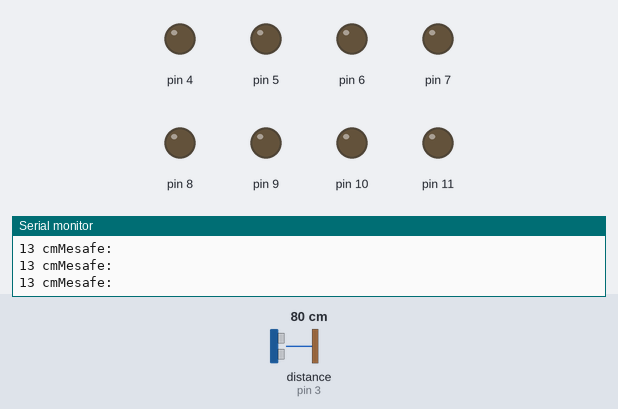
This sketch was run on a simulated Arduino Uno, built with avr-gcc and run on an emulated ATmega328P. On the bench: output pins drawn as LEDs (lit = HIGH), the last lines printed to the serial monitor. Wiring (inferred from the names in the program): ultrasonic range finder: trigger pin 2; echo pin 3. The inputs (shaded band) are chosen by the test bench; at power-on: distance to the obstacle (sensor on pin 3) 80 cm. The echo pulse lasts 58.3 µs per cm; pins used as bus, display or sensor lines are not drawn.

Above: at 1.2 s.
1.3 s: distance to the obstacle (sensor on pin 3) set to 63 cm
4.3 s: distance to the obstacle (sensor on pin 3) set to 53 cm
At 4.6 s:
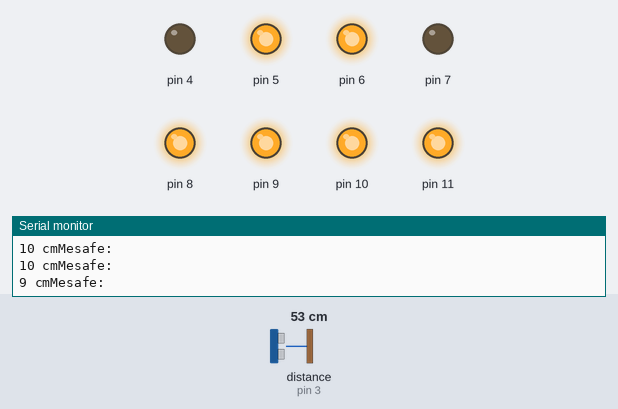
5.8 s: distance to the obstacle (sensor on pin 3) set to 47 cm
At 6.8 s:
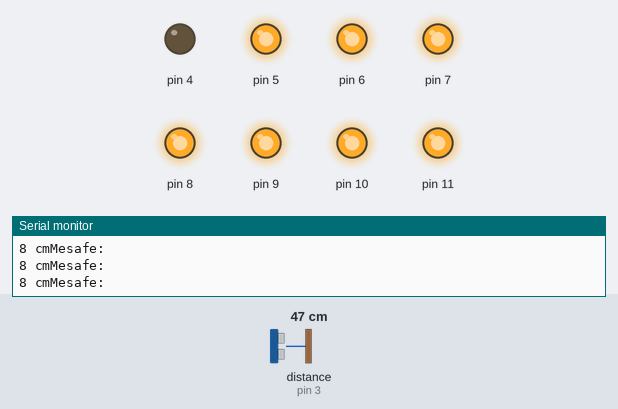
7.3 s: distance to the obstacle (sensor on pin 3) set to 41 cm
At 7.8 s:
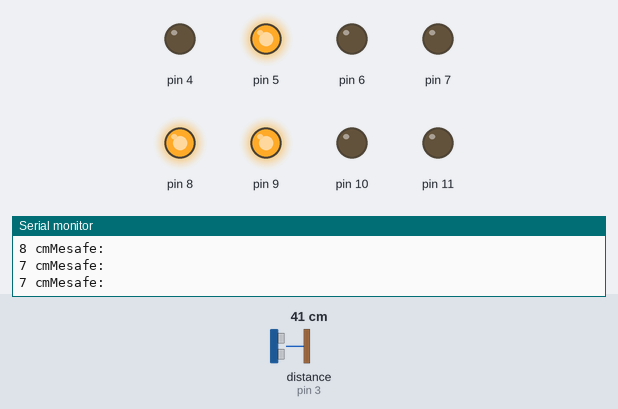
8.9 s: distance to the obstacle (sensor on pin 3) set to 2 cm
At 9.7 s:
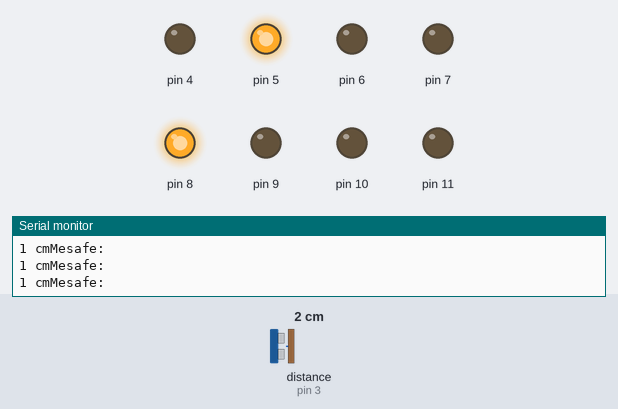
10.4 s: distance to the obstacle (sensor on pin 3) set to 9 cm
At 11.3 s:
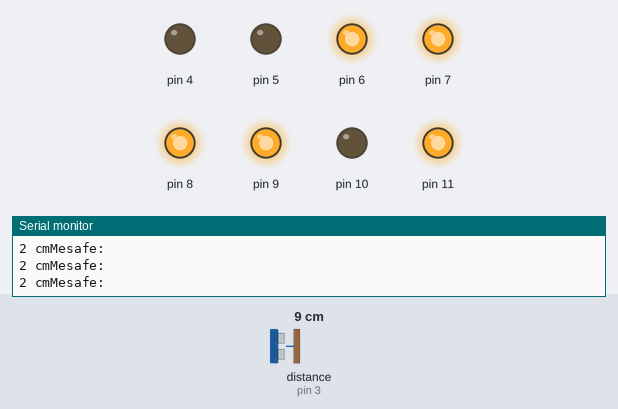
Timing chart, 0 to 12.9 s (numbered marks = the images above; inputs shaded):
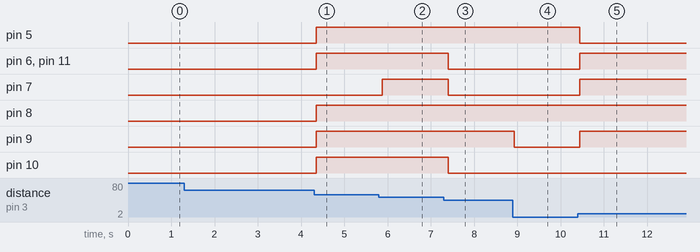

Measured:
- the behaviour switches between 58 and 57 cm on distance to the obstacle (sensor on pin 3) (found by bisection; images 0 and 1)
- the behaviour switches between 51 and 50 cm on distance to the obstacle (sensor on pin 3) (found by bisection; images 1 and 2)
- the behaviour switches between 45 and 44 cm on distance to the obstacle (sensor on pin 3) (found by bisection; images 2 and 3)
- after the input at 4.3 s, pin 5, pin 6, pin 8–11: LOW → HIGH after 0.05 s
- after the input at 5.8 s, pin 7: LOW → HIGH after 0.08 s
- after the input at 7.3 s, pin 6, pin 7, pin 10, pin 11: HIGH → LOW after 0.11 s
- after the input at 8.9 s, pin 9: HIGH → LOW at once
- after the input at 10.4 s, pin 5: HIGH → LOW at once; pin 6, pin 7, pin 9, pin 11: LOW → HIGH at once

The sketch:

HC-SR04.ino
```cpp
const int trig = 2;
const int echo = 3;

int sure = 0;
int mesafe = 0;
int tk = 1;

void setup() {
  pinMode(trig, OUTPUT);
  pinMode(echo, INPUT);
  Serial.begin(9600);

  // put your setup code here, to run once:
  pinMode(4, OUTPUT);
  pinMode(5, OUTPUT);
  pinMode(6, OUTPUT);
  pinMode(7, OUTPUT);
  pinMode(8, OUTPUT);
  pinMode(9, OUTPUT);
  pinMode(10, OUTPUT);
  pinMode(11, OUTPUT);
}

void loop() {
  digitalWrite(trig, HIGH);
  delayMicroseconds(1000);
  digitalWrite(trig, LOW);

  sure = pulseIn(echo, HIGH);
  mesafe = (sure / 2) / 29.1;
  tk = map(mesafe, 1, 50, 1, 9);
  Serial.println("Mesafe: ");
  Serial.print(tk);
  Serial.print(" cm");
  yak(tk);
  delay(250);
}

void yak(int n) {
  switch (n) {
    case 1:
      digitalWrite(4, LOW);
      digitalWrite(5, HIGH);
      digitalWrite(6, LOW);
      digitalWrite(7, LOW);
      digitalWrite(8, HIGH);
      digitalWrite(9, LOW);
      digitalWrite(10, LOW);
      digitalWrite(11, LOW);
      break;
    case 2:
      digitalWrite(4, LOW);
      digitalWrite(5, LOW);
      digitalWrite(6, HIGH);
      digitalWrite(7, HIGH);
      digitalWrite(8, HIGH);
      digitalWrite(9, HIGH);
      digitalWrite(10, LOW);
      digitalWrite(11, HIGH);
      break;
    case 3:
      digitalWrite(4, LOW);
      digitalWrite(5, HIGH);
      digitalWrite(6, HIGH);
      digitalWrite(7, LOW);
      digitalWrite(8, HIGH);
      digitalWrite(9, HIGH);
      digitalWrite(10, LOW);
      digitalWrite(11, HIGH);
      break;
    case 4:
      digitalWrite(4, LOW);
      digitalWrite(5, HIGH);
      digitalWrite(6, LOW);
      digitalWrite(7, LOW);
      digitalWrite(8, HIGH);
      digitalWrite(9, LOW);
      digitalWrite(10, HIGH);
      digitalWrite(11, HIGH);
      break;
    case 5:
      digitalWrite(4, LOW);
      digitalWrite(5, HIGH);
      digitalWrite(6, HIGH);
      digitalWrite(7, LOW);
      digitalWrite(8, LOW);
      digitalWrite(9, HIGH);
      digitalWrite(10, HIGH);
      digitalWrite(11, HIGH);
      break;
    case 6:
      digitalWrite(4, LOW);
      digitalWrite(5, HIGH);
      digitalWrite(6, HIGH);
      digitalWrite(7, HIGH);
      digitalWrite(8, LOW);
      digitalWrite(9, HIGH);
      digitalWrite(10, HIGH);
      digitalWrite(11, HIGH);
      break;
    case 7:
      digitalWrite(4, LOW);
      digitalWrite(5, HIGH);
      digitalWrite(6, LOW);
      digitalWrite(7, LOW);
      digitalWrite(8, HIGH);
      digitalWrite(9, HIGH);
      digitalWrite(10, LOW);
      digitalWrite(11, LOW);
      break;
    case 8:
      digitalWrite(4, LOW);
      digitalWrite(5, HIGH);
      digitalWrite(6, HIGH);
      digitalWrite(7, HIGH);
      digitalWrite(8, HIGH);
      digitalWrite(9, HIGH);
      digitalWrite(10, HIGH);
      digitalWrite(11, HIGH);
      break;
    case 9:
      digitalWrite(4, LOW);
      digitalWrite(5, HIGH);
      digitalWrite(6, HIGH);
      digitalWrite(7, LOW);
      digitalWrite(8, HIGH);
      digitalWrite(9, HIGH);
      digitalWrite(10, HIGH);
      digitalWrite(11, HIGH);
      break;
  }

}
```
